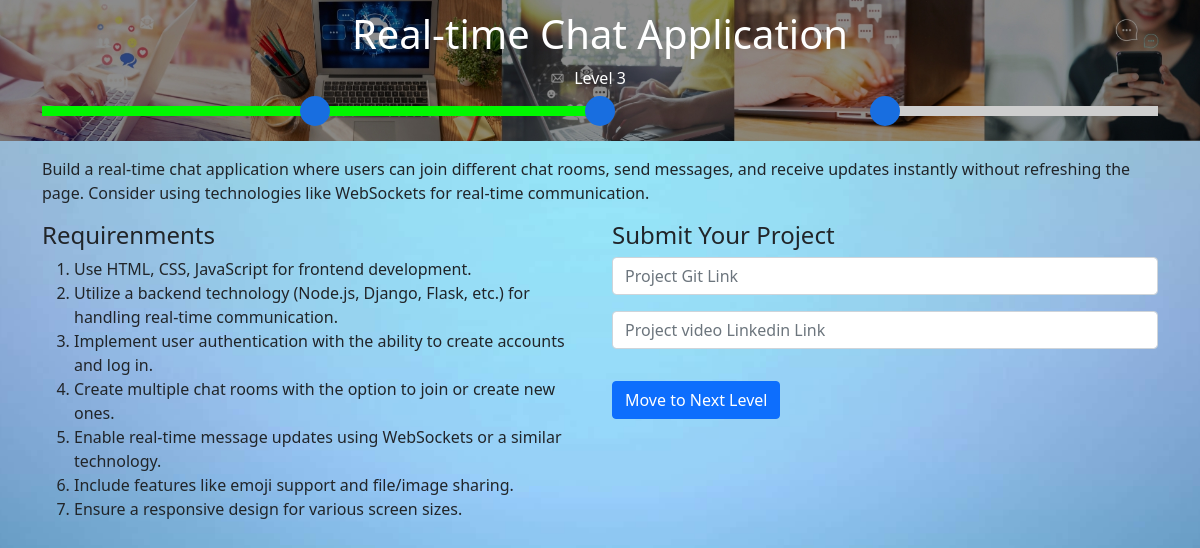
The app's page /level-three/ (signed in), older data.
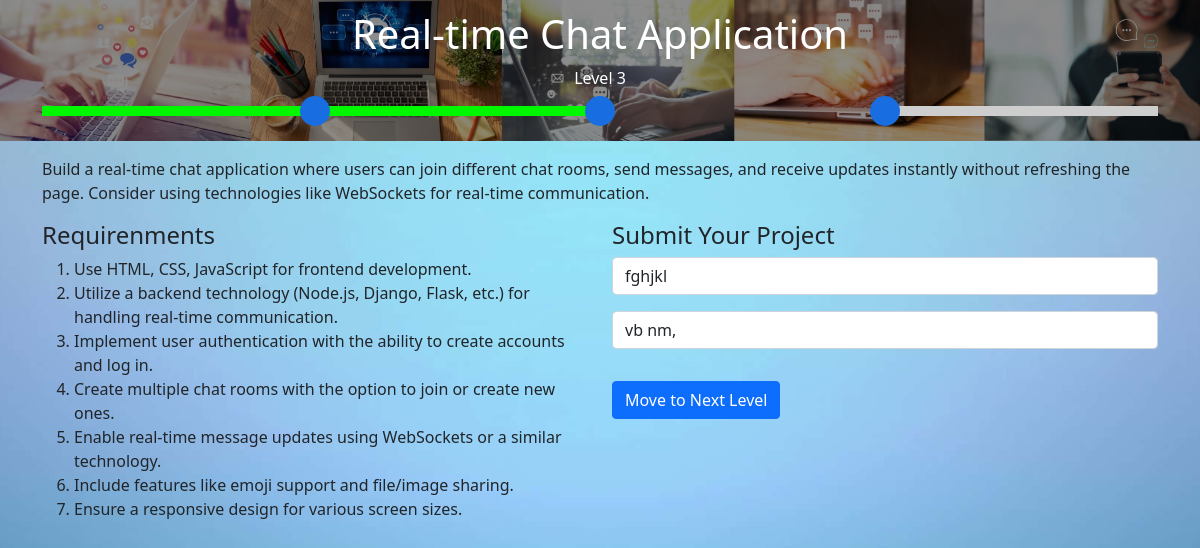
The same page, newer data.
### accounts/models.py (models this page shows)
class AssignmentSubmit(models.Model):
    student = models.ForeignKey(Student, on_delete=models.SET_NULL, null=True, blank=True, unique=True)
    Assignment1_github_Link = models.TextField(null=True, blank=True)
    Assignment1_linkedin_link = models.TextField(null=True, blank=True)
    Assignment2_github_Link = models.TextField(null=True, blank=True)
    Assignment2_linkedin_link = models.TextField(null=True, blank=True)
    Assignment3_github_Link = models.TextField(null=True, blank=True)
    Assignment3_linkedin_link = models.TextField(null=True, blank=True)

### accounts/views.py (the view, shortened to what this page needs)
# urls.py: path('level-three/', views.level_three, name='level3'),
@login_required(login_url='/')
def level_three(request):
    student = request.user
    try:
        submitted_data = AssignmentSubmit.objects.get(student=student)
        return render(request, 'level3.html', {"sdata": submitted_data})
    except:
        return render(request, 'level3.html')

### templates/level3.html (shortened to what this page needs)
{% load static %}
<!DOCTYPE html>
<html lang="en">
<head>
    <link href="https://cdn.jsdelivr.net/npm/bootstrap@5.0.2/dist/css/bootstrap.min.css" rel="stylesheet">
    <link rel="stylesheet" href="https://cdnjs.cloudflare.com/ajax/libs/font-awesome/6.4.2/css/all.min.css" />
</head>
<body>
    <section class="headbanner">
        <div class="head">
            <h1>{{user.assignment3.assignment_question}}</h1>
            <p>Level 3</p>
        <div class="container">
            <div class="level">
                <div class="row">
                    <div class="col-md-3 col-sm-3 col-lg-3" >
                        <div class="levelone"></div>
                        <div class="point" style="z-index:99;"></div>
                    </div>
                    <div class="col-md-3 col-sm-3 col-lg-3" >
                        <div class="leveltwo"></div>
                        <div class="point" style="z-index:99;"></div>
                    </div>
                    <div class="col-md-3 col-sm-3 col-lg-3" >
                        <div class="levelthree"></div>
                        <div class="point" style="z-index:99;"></div>
                    </div>
                    <div class="col-md-3 col-sm-3 col-lg-3" >
                        <div class="levelfour"></div>
                    </div>
                </div>
            </div>
        </div>
    </div>
    <img src="{{user.assignment3.assignment_banner1.url}}" class="img-fluid" height="110%">
    </section>
    <section class="mt-3">
        <div class="container">
            <p>
               {{user.assignment3.assignment_description}}
            </p>
            <div class="row">
                <div class="col-sm-12 col-lg-6 col-md-12">
                    <h4>Requirenments</h4>
                    {{user.assignment3.assignment_requirements | safe}}
                </div>
                <div class="col-sm-12 col-lg-6 col-md-12">
                     <form method="post">
                        <h4>Submit Your Project</h4>
                         {% if sdata.Assignment3_github_Link %}
                            <input value="{{sdata.Assignment3_github_Link}}" type="text" name="git" class="mb-3 form-control" placeholder="Project Git Link" required>
                         {% else %}
                            <input type="text" name="git" class="mb-3 form-control" placeholder="Project Git Link" required>
                         {% endif %}
                         {% if sdata.Assignment3_github_Link %}
                            <input value="{{sdata.Assignment3_linkedin_link}}" type="text" name="linkedin" class="mb-3 form-control"  placeholder="Project video Linkedin Link" required>
                         {% else %}
                            <input  type="text" name="linkedin" class="mb-3 form-control"  placeholder="Project video Linkedin Link" required>
                         {% endif %}
                        <button type="submit" class="btn btn-primary mt-3">Move to Next Level</button>
                    </form>
                </div>
            </div>
        </div>
    </section>
</body>
</html>

Row changes from the older to the newer data that the page shows:
added AssignmentSubmit: git "fghjkl", linkedin "vb nm,"
